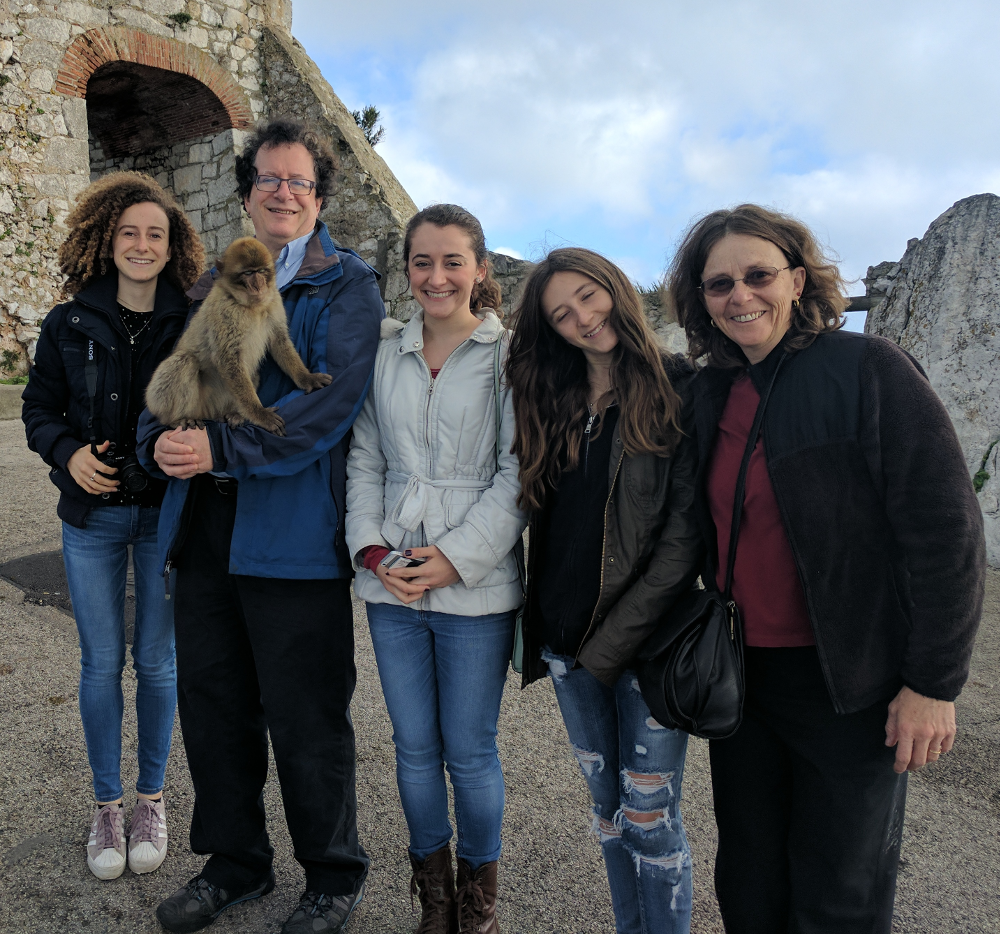
//> input picture resource/faces.png, 1000 x 934 px
$ ./example_10-02   (built with g++ and OpenCV 4)
//> lines starting //> are read from the running program, lines starting //| are printed output that depends on the picture
//> further down, src is the input picture: 934 rows x 1000 cols, CV_8UC3; mean B, G, R 96.1, 91.3, 87.1
// Example 10-2. Alternative method to combine and threshold image planes

#include <opencv2/opencv.hpp>
#include <iostream>

using namespace std;

void sum_rgb( const cv::Mat& src, cv::Mat& dst ) {

	// Split image onto the color planes.
	//
	vector<cv::Mat> planes;
	cv::split(src, planes);
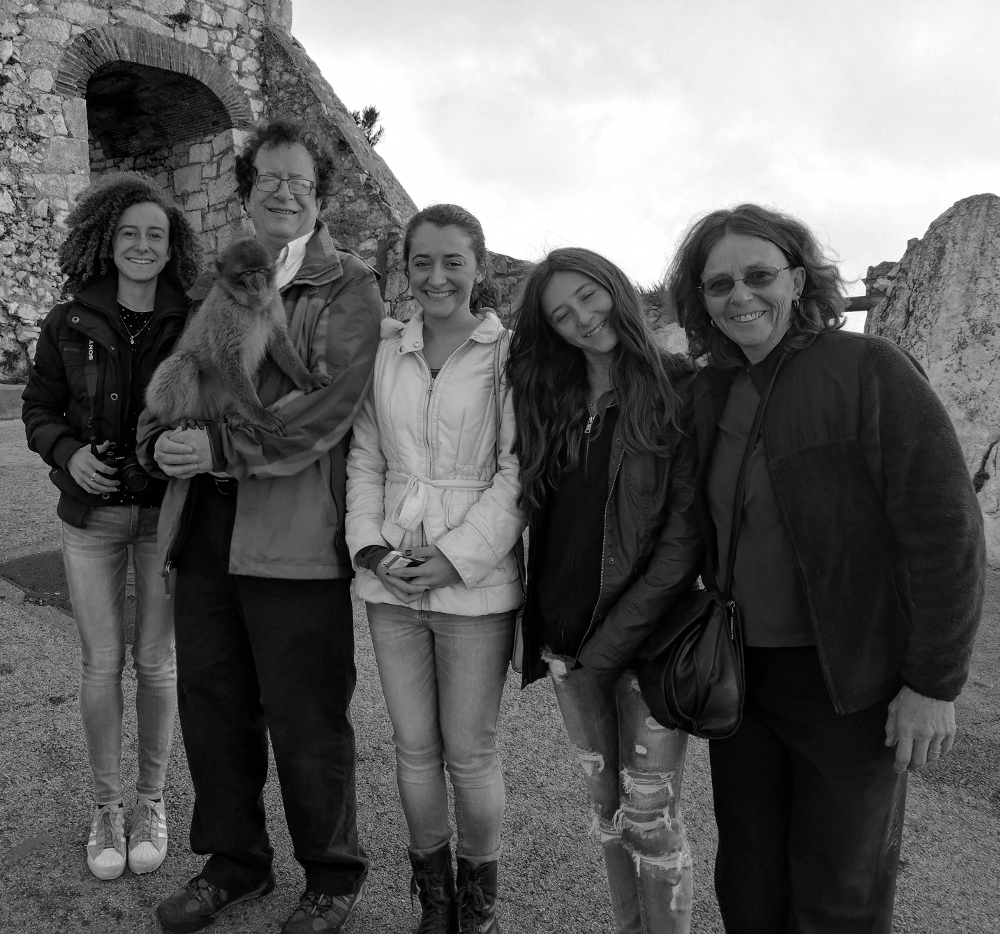
//> planes[0]: 934 rows x 1000 cols, CV_8UC1; min 0, max 255, mean 96.1
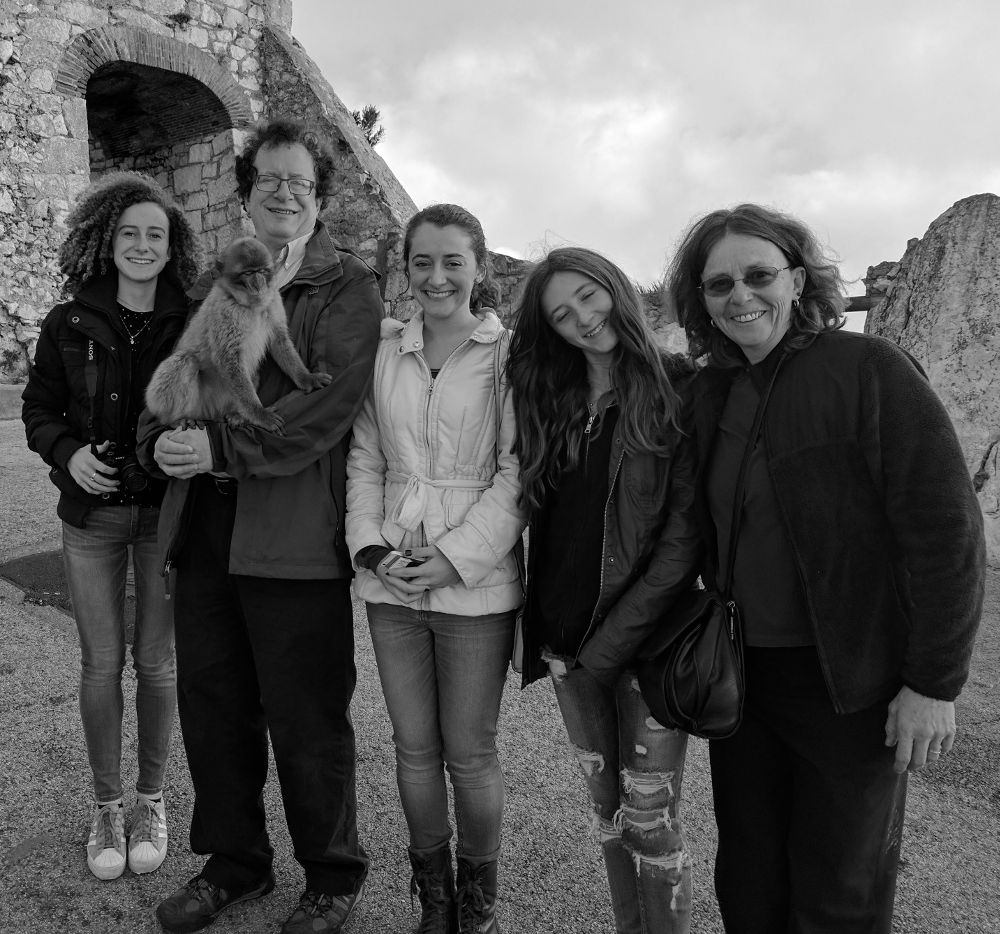
//> planes[1]: 934 rows x 1000 cols, CV_8UC1; min 0, max 255, mean 91.3
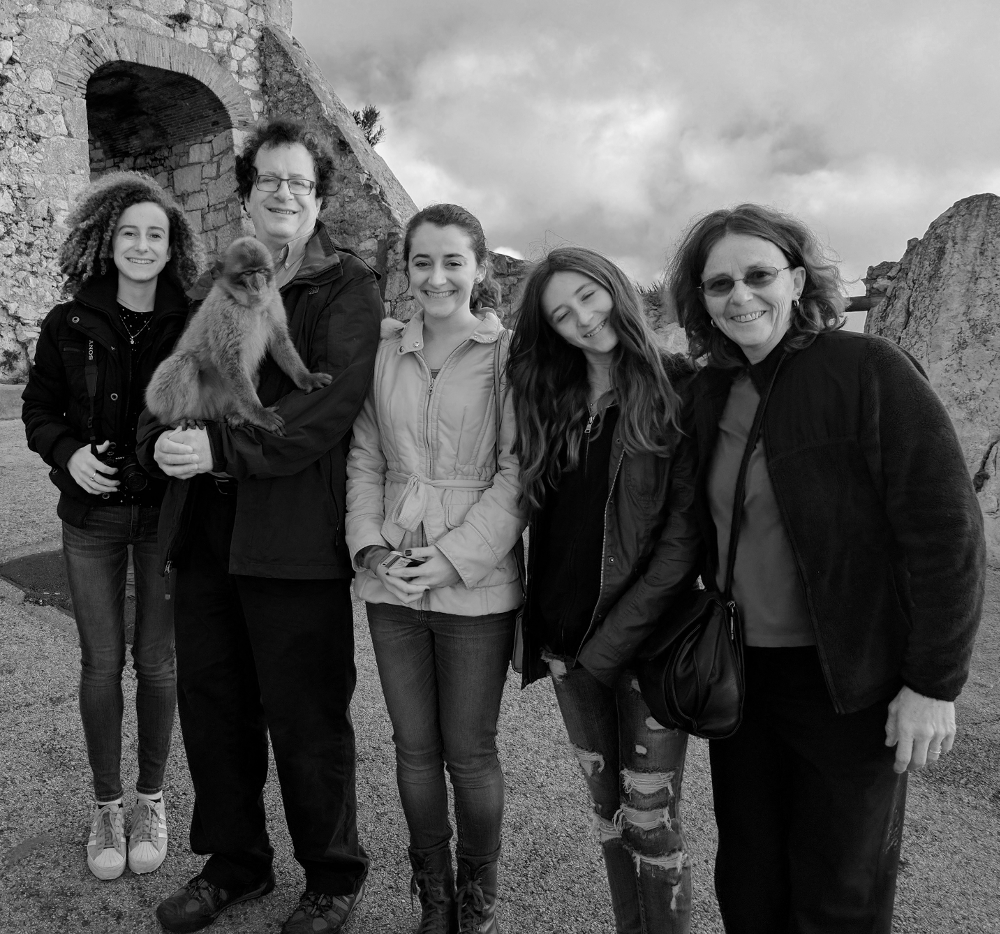
//> planes[2]: 934 rows x 1000 cols, CV_8UC1; min 0, max 253, mean 87.1
	cv::Mat b = planes[0], g = planes[1], r = planes[2];

	// Accumulate separate planes, combine and threshold.
	//
	cv::Mat s = cv::Mat::zeros(b.size(), CV_32F);
	cv::accumulate(b, s);
	cv::accumulate(g, s);
	cv::accumulate(r, s);

	// Truncate values above 100 and rescale into dst.
	//
	cv::threshold( s, s, 100, 100, cv::THRESH_TRUNC );
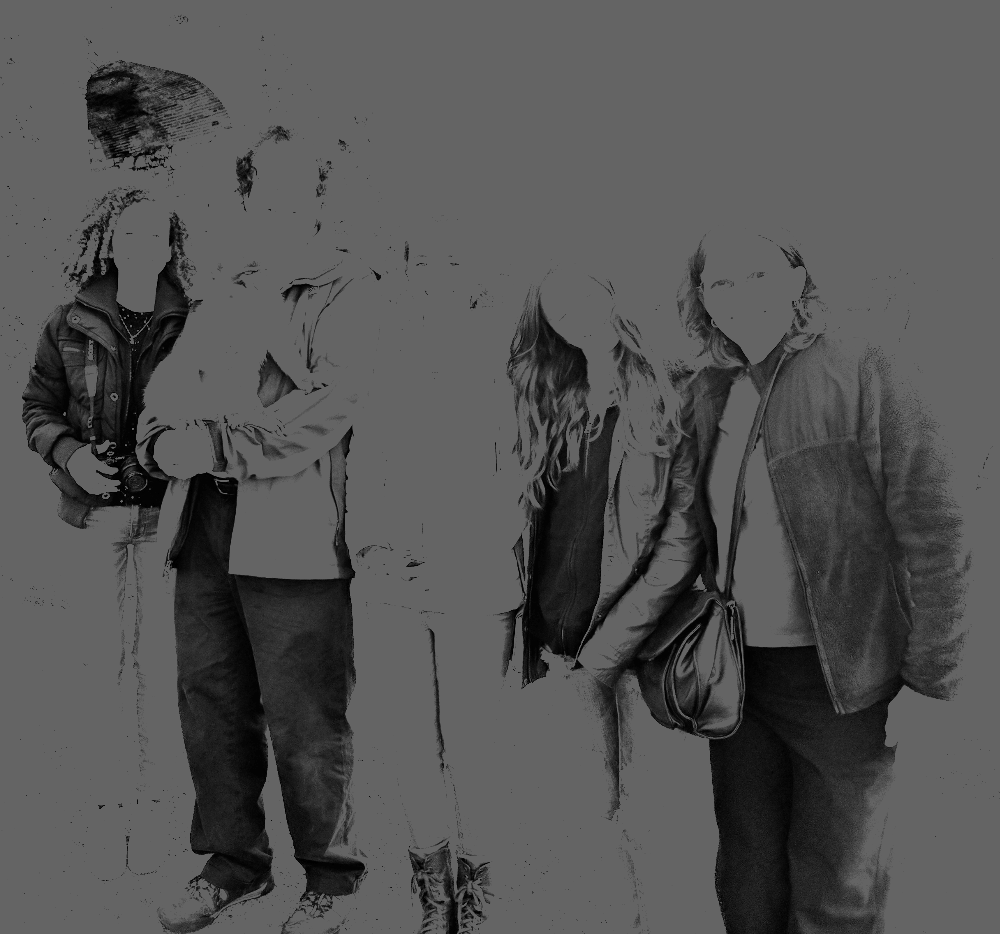
//> s: 934 rows x 1000 cols, CV_32FC1; min 0, max 100, mean 83
	s.convertTo(dst, b.type());
}


int main() {
	// Load the image from the given file name.
	//
	cv::Mat src = cv::imread("../faces.png"), dst;
	if( src.empty() ) { cout << "can not load " <<endl; return -1; }
	sum_rgb( src, dst);

	// Create a named window with the name of the file and
	// show the image in the window
	//
	cv::imshow("testWindow", dst );

	// Idle until the user hits any key.
	//
	cv::waitKey(0);
	return 0;
}
